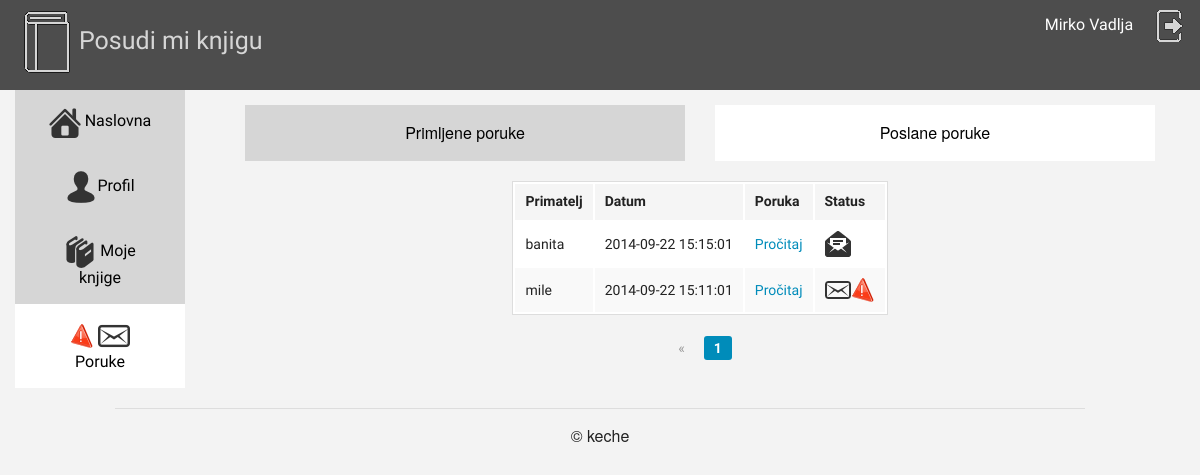
The page /poruke/poslane.php (signed in) on the database its author committed.
### tables this page shows
create table poruka(
	id 		int not null primary key auto_increment,
	posiljatelj 	int not null,
	primatelj 	int not null,
	vrijeme 	datetime not null,
	sadrzaj 	text not null,
	procitano 	boolean
);

create table user(
	id 		int not null primary key auto_increment,
	ime 		varchar(50) not null,
	prezime  	varchar(50) not null,
	username 	varchar(50) not null,
	email 		varchar(50) not null,
	pass  		char(32) not null,
	grad 		varchar(50) not null,
 	drzava 		varchar(50),
	ovlasti 	boolean not null,
	foto 		text,
	potvrda 	boolean not null	
);

### konfiguracija.php (called while the page is built, shortened)
<?php
$putanjaApp="/pojects/pmk/";

### poruke/poslane.php (the view, shortened to what this page needs)
<?php include_once '../konfiguracija.php';
if(isset($_GET["stranica"])){
	$stranica=$_GET["stranica"];
	unset($_GET["stranica"]);
	if($stranica==0){
		$stranica=1;
	}
}else{
	$stranica=1;
}
?>
<!doctype html>
<html class="no-js" lang="en">
  <head>
   <?php include_once '../head.php'; ?>
      <link type="text/css" media="screen" rel="stylesheet" href="<?php echo $putanjaApp;?>css/responsive-tables.css" />
  </head>
  <body class="pozadina">
    <?php include_once '../gore.php' ;    ?>
   <div class="large-2 medium-3 columns hide-for-small">
 <?php include_once '../sastrane.php' ;    ?>
</div>
   <div class="large-10 medium-8 columns">
			<div class="row centrirano tabla">
			<div class="large-12 columns  knjige font centrirano">
				<div class="large-6 columns"><a href="<?php echo $putanjaApp?>/poruke/index.php" class="button siroki <?php echo (strpos($_SERVER["PHP_SELF"],"poruke/index.php")>0 ) ? "aktivan" : "" ?>">Primljene poruke</a></div>
	<div class="large-6 columns"><a href="<?php echo $putanjaApp?>/poruke/poslane.php" class="button siroki <?php echo (strpos($_SERVER["PHP_SELF"],"poruke/poslane.php")>0 ) ? "aktivan" : "" ?>">Poslane poruke</a></div>
	<table align="center">
  <thead>
    <tr>
      <th>Primatelj</th>
      <th>Datum</th>
        <th>Poruka</th>
         <th>Status</th>
    </tr>
  </thead>
  <tbody>
				<?php
				if($stranica==1){
			$s=0;
		}else{
			$s=($stranica-1)*9;
		}
				$izraz=$veza -> prepare("select po.id as id,po.vrijeme as vrijeme,po.procitano as status,
				usa.username as posiljatelj,usb.username as primatelj from poruka po
				inner join user usa on po.posiljatelj=usa.id
				inner join user usb on po.primatelj=usb.id
				where po.posiljatelj=:id order by po.vrijeme desc
				limit $s, 9");
				$izraz->execute($_GET);
				$poruka=$izraz->fetchAll(PDO::FETCH_OBJ);
				foreach($poruka as $mess):
				?>
				<tr>
				 <td><?php echo $mess->primatelj;?> </td>
				 <td><?php echo $mess->vrijeme;?> </td>
				  <td><a href="poruka.php<?php echo "?id=".$mess->id."&pos=".$mess->primatelj;?>">Pročitaj </a></td>
				    <td><?php if($mess->status==0){echo " <img src=\"".$putanjaApp. "img/ikone/neprocitana.png\" alt=\"\" /><img src=\"".$putanjaApp. "img/ikone/new.png\" alt=\"\" />";}else{echo " <img src=\"".$putanjaApp. "img/ikone/procitana.png\" alt=\"\" />";}?> </td>
				</tr>
				<?php
				endforeach;
 				$veza=null;?>
 				</tbody>
				</table>
				<div class="pagination-centered">
  <ul class="pagination">
    <li class="arrow"><a href="<?php echo $_SERVER["PHP_SELF"] . "?stranica=" . ($stranica-1) ?>">&laquo;</a></li>
    <li class="current"><a href=""><?php echo  $stranica; ?></a></li>
  </ul>
</div>
				</div>
			</div>
   </div>
        <?php include_once '../footer.php' ;    ?>
  </body>
</html>

### css/moj.css (style rules this page uses)
.pozadina { background-color: #F3F3F3; }
.siroki { width: 100%; background-color: #D6D6D6; color:black; }
.font { font-family: 'Nobile', sans-serif; }
.knjige { margin-top:15px; }
.centrirano { text-align: center; }
.aktivan { background-color:#FFFFFF; }
.tabla { align: center; }

### css/responsive-tables.css (style rules this page uses)
table th { font-weight: bold; }
table td, table th { padding: 9px 10px; text-align: left; }

### rows shown on the page
poruka: primatelj.username "banita", vrijeme "2014-09-22 15:15:01", procitano 1 (drawn)
poruka: primatelj.username "mile", vrijeme "2014-09-22 15:11:01", procitano 0 (drawn)

### other values the page prints
$_SESSION[$app . "autoriziran"]->ime "Mirko"
$_SESSION[$app . "autoriziran"]->prezime "Vadlja"
$stranica "1"
